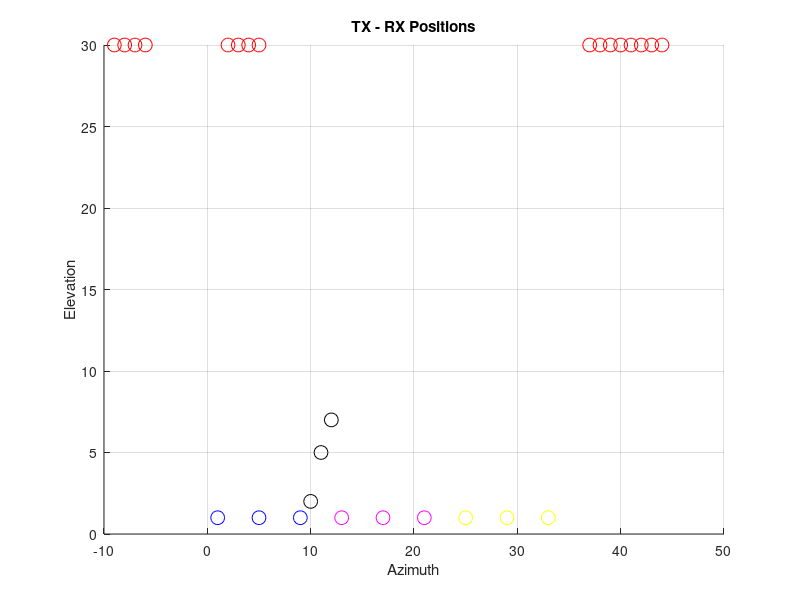
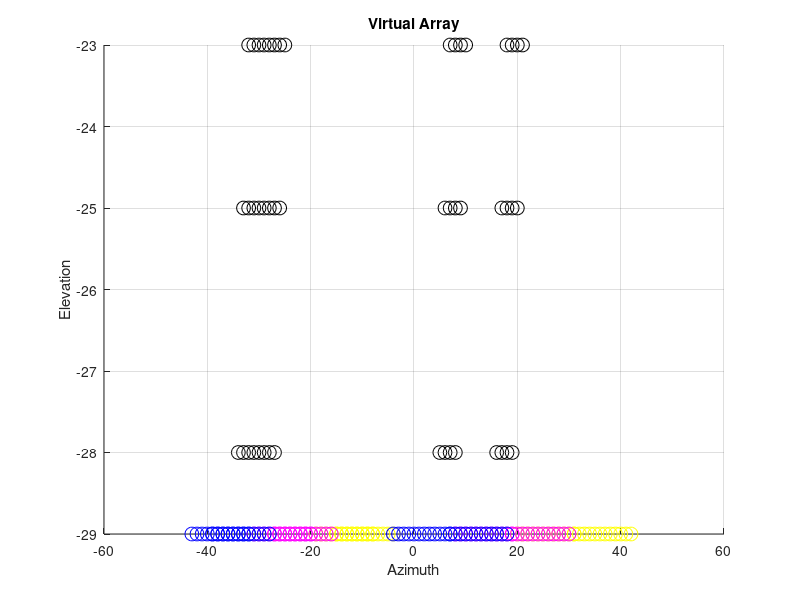

MATLAB code to generate these figures, in order:
clc; clear; close all
% This programme is written based on
% C:\ti\mmwave_studio_03_00_00_14\mmWaveStudio\MatlabExamples\signal_processing_4chip_cascade.pdf
% Figures 1 and 2

c = ['k', 'y', 'm', 'b'];
num_dev = 4;
num_tx = 3;
num_rx = 4;

antenna_dist = 0.5; % in lambda
tot_rx_len = 26.5 / antenna_dist;
tot_tx_len = 8*2 / antenna_dist;
rx_x_offset = (tot_tx_len - tot_rx_len) / 2 + 0.5; % 0.5 is arbitrary to get rid of 0.5 indices
rx_y_offset = 30; % arbitrary

%% device 4 (slave)
dev4_tx = [1 1; 5 1; 9 1];
dev4_rx = [rx_x_offset + 1 rx_y_offset; rx_x_offset + 2 rx_y_offset; rx_x_offset + 3 rx_y_offset; rx_x_offset + 4 rx_y_offset];
figure;
hold on
grid on
title('TX - RX Positions')
xlabel('Azimuth')
ylabel('Elevation')
for i = 1:size(dev4_tx,1)
   scatter(dev4_tx(i,1), dev4_tx(i,2), 100, c(4)); 
end
for i = 1:size(dev4_rx,1)
   scatter(dev4_rx(i,1), dev4_rx(i,2), 100, 'r'); 
end

%% device 1 (master)
dev1_tx = [10 2; 11 5; 12 7];
dev1_rx = [rx_x_offset + 12 rx_y_offset; rx_x_offset + 13 rx_y_offset; rx_x_offset + 14 rx_y_offset; rx_x_offset + 15 rx_y_offset];
for i = 1:size(dev1_tx,1)
   scatter(dev1_tx(i,1), dev1_tx(i,2), 100, c(1)); 
end
for i = 1:size(dev1_rx,1)
   scatter(dev1_rx(i,1), dev1_rx(i,2), 100, 'r'); 
end

%% device 3 (slave)
dev3_tx = [13 1; 17 1; 21 1];
dev3_rx = [rx_x_offset + 47 rx_y_offset; rx_x_offset + 48 rx_y_offset; rx_x_offset + 49 rx_y_offset; rx_x_offset + 50 rx_y_offset];
for i = 1:size(dev3_tx,1)
   scatter(dev3_tx(i,1), dev3_tx(i,2), 100, c(3)); 
end
for i = 1:size(dev3_rx,1)
   scatter(dev3_rx(i,1), dev3_rx(i,2), 100, 'r'); 
end

%% device 2 (slave)
dev2_tx = [25 1; 29 1; 33 1];
dev2_rx = [rx_x_offset + 51 rx_y_offset; rx_x_offset + 52 rx_y_offset; rx_x_offset + 53 rx_y_offset; rx_x_offset + 54 rx_y_offset];
for i = 1:size(dev2_tx,1)
   scatter(dev2_tx(i,1), dev2_tx(i,2), 100, c(2)); 
end
for i = 1:size(dev2_rx,1)
   scatter(dev2_rx(i,1), dev2_rx(i,2), 100, 'r'); 
end

%% Combine all devices

com_tx = cell(num_dev, 1);
com_tx{4,1} = dev4_tx;
com_tx{1,1} = dev1_tx;
com_tx{3,1} = dev3_tx;
com_tx{2,1} = dev2_tx;

com_rx = cell(num_dev, 1);
com_rx{4,1} = dev4_rx;
com_rx{1,1} = dev1_rx;
com_rx{3,1} = dev3_rx;
com_rx{2,1} = dev2_rx;

%% MIMO Channels

virt_array = cell(num_dev, num_tx, num_rx, num_dev);
figure;
hold on
grid on
title('Virtual Array')
xlabel('Azimuth')
ylabel('Elevation')

for d = 1:num_dev
    for tx = 1:num_tx
        cur_tx = com_tx{d,1}(tx,:);
        for rx = 1:num_rx
            for dev = 1:num_dev
                cur_rx = com_rx{dev,1}(rx,:);
                x = cur_tx(1) - cur_rx(1);
                y = cur_tx(2) - cur_rx(2);
                virt_array{d, tx, rx, dev} = [x y];
                scatter(x, y, 100, c(d)); 
            end
        end
    end
end









